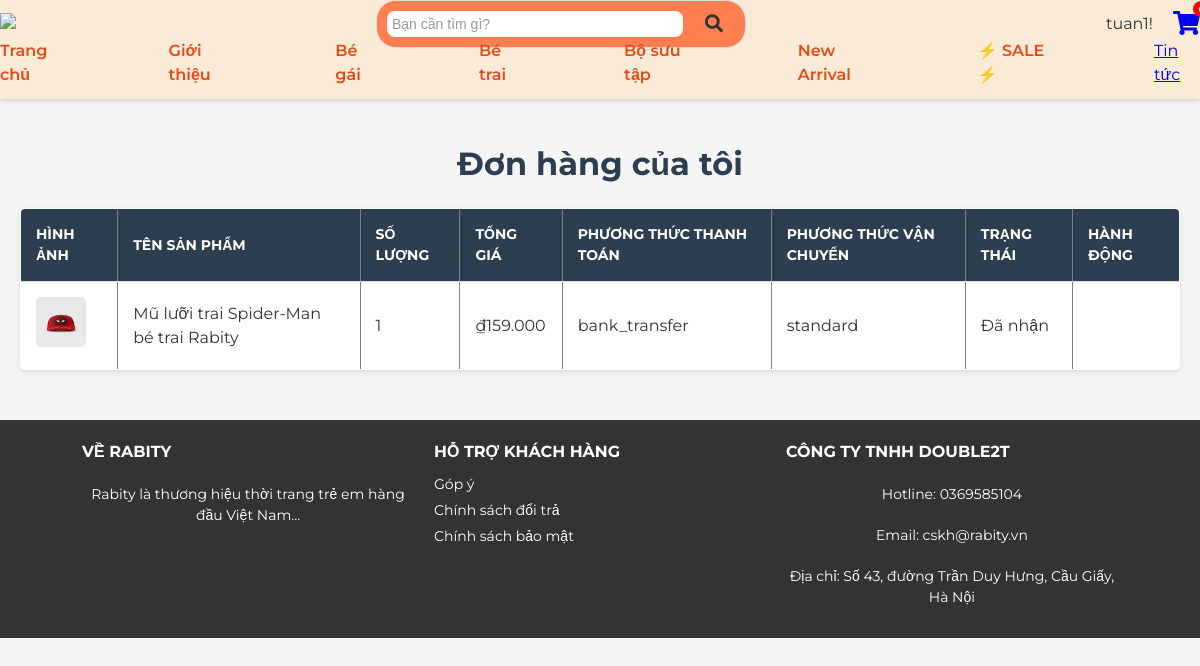
/user_orders.php (signed in), run on the app's committed database.
### tables this page shows
CREATE TABLE `orders` (
  `id` int(11) NOT NULL,
  `user_name` varchar(255) NOT NULL,
  `phone` varchar(20) NOT NULL,
  `address` text NOT NULL,
  `product_id` int(11) NOT NULL,
  `product_name` varchar(255) NOT NULL,
  `price` decimal(10,2) NOT NULL,
  `quantity` int(11) NOT NULL,
  `total_price` decimal(10,2) DEFAULT NULL,
  `created_at` timestamp NOT NULL DEFAULT current_timestamp(),
  `payment_method` varchar(20) NOT NULL,
  `shipping_method` varchar(50) DEFAULT NULL,
  `shipping_cost` float DEFAULT NULL,
  `bank` varchar(255) DEFAULT NULL,
  `user_id` int(11) NOT NULL,
  `status` varchar(50) DEFAULT 'Chưa giao',
  `updated_at` timestamp NOT NULL DEFAULT current_timestamp() ON UPDATE current_timestamp()
);

CREATE TABLE `products` (
  `id` int(11) NOT NULL,
  `product_code` varchar(50) NOT NULL,
  `category` varchar(50) NOT NULL,
  `category_name` varchar(50) NOT NULL,
  `name` varchar(255) NOT NULL,
  `image` varchar(255) NOT NULL,
  `description` text NOT NULL,
  `price` decimal(10,2) NOT NULL,
  `created_at` timestamp NOT NULL DEFAULT current_timestamp(),
  `sale_percentage` int(11) DEFAULT 0,
  `stock` int(11) DEFAULT 50,
  `cost_price` decimal(10,2) DEFAULT NULL,
  `sale_price` decimal(10,2) DEFAULT NULL,
  `sold_quantity` int(11) DEFAULT 0
);

### user_orders.php (the view, shortened to what this page needs)
<?php
require 'db.php';
$user_id = $_SESSION['user_id'];
$stmt = $pdo->prepare("
    SELECT orders.id, orders.product_name, orders.quantity, orders.total_price, orders.status,
           orders.payment_method, orders.shipping_method, products.image, orders.created_at, products.id AS product_id
    FROM orders
    JOIN products ON orders.product_id = products.id
    WHERE orders.user_id = ?
    ORDER BY orders.created_at DESC
");
$stmt->execute([$user_id]);
$orders = $stmt->fetchAll(PDO::FETCH_ASSOC);
?>
<!DOCTYPE html>
<html lang="vi">
<head>
    <link rel="stylesheet" href="./css/user_orders1.css">
    <link rel="stylesheet" href="./css/style.css">
</head>
<body>
    <?php include './header.php' ?>
    <main>
        <div>
            <h1>Đơn hàng của tôi</h1>
            <table border="1" cellpadding="10" cellspacing="0">
                <tr>
                    <th>Hình ảnh</th>
                    <th>Tên sản phẩm</th>
                    <th>Số lượng</th>
                    <th>Tổng giá</th>
                    <th>Phương thức thanh toán</th>
                    <th>Phương thức vận chuyển</th>
                    <th>Trạng thái</th>
                    <th>Hành động</th>
                </tr>
                <?php foreach ($orders as $order): ?>
                    <tr>
                        <td>
                            <img src="/php_btl/uploads/<?php echo htmlspecialchars($order['image']); ?>" width="50" height="50" alt="Ảnh sản phẩm">
                        </td>
                        <td><?php echo htmlspecialchars($order['product_name']); ?></td>
                        <td><?php echo $order['quantity']; ?></td>
                        <td>₫<?php echo number_format($order['total_price'], 0, ',', '.'); ?></td>
                        <td><?php echo htmlspecialchars($order['payment_method']); ?></td>
                        <td><?php echo htmlspecialchars($order['shipping_method']); ?></td>
                        <td><?php echo htmlspecialchars($order['status']); ?></td>
                        <td>
                        </td>
                    </tr>
                <?php endforeach; ?>
            </table>
        </div>
    </main>
    <?php include './footer.php' ?>
</body>
</html>

### css/user_orders1.css (style rules this page uses)
* { margin: 0; padding: 0; box-sizing: border-box; }
body { font-family: 'Arial', sans-serif; background-color: #f5f5f5; color: #333; line-height: 1.6; }
main { padding: 20px; max-width: 1200px; margin: 0 auto; }
main h1 { text-align: center; margin-bottom: 20px; color: #2c3e50; }
table { width: 100%; border-collapse: collapse; background-color: #fff; border-radius: 5px; overflow: hidden; box-shadow: 0 2px 5px rgba(0, 0, 0, 0.1); }
table th, table td { padding: 15px; text-align: left; border-bottom: 1px solid #ddd; }
table th { background-color: #2c3e50; color: #fff; text-transform: uppercase; font-size: 14px; }
table img { border-radius: 5px; }

### css/style.css (style rules this page uses)
* { margin: 0; padding: 0; box-sizing: border-box; }
body { font-family: 'Montserrat', sans-serif; background-color: #f5f5f5; line-height: 1.5; padding: 0; margin: 0; }
main { display: flex; flex-direction: column; justify-content: center; align-items: center; margin-top: 120px; margin-bottom: 30px; }

### data on the page
orders: product.image (picture), product_name "Mũ lưỡi trai Spider-Man bé trai Rabity", quantity "1", total_price "159.000", payment_method "bank_transfer", shipping_method "standard", status "Đã nhận"

### other printed values
$_SESSION['username'] "tuan1"
